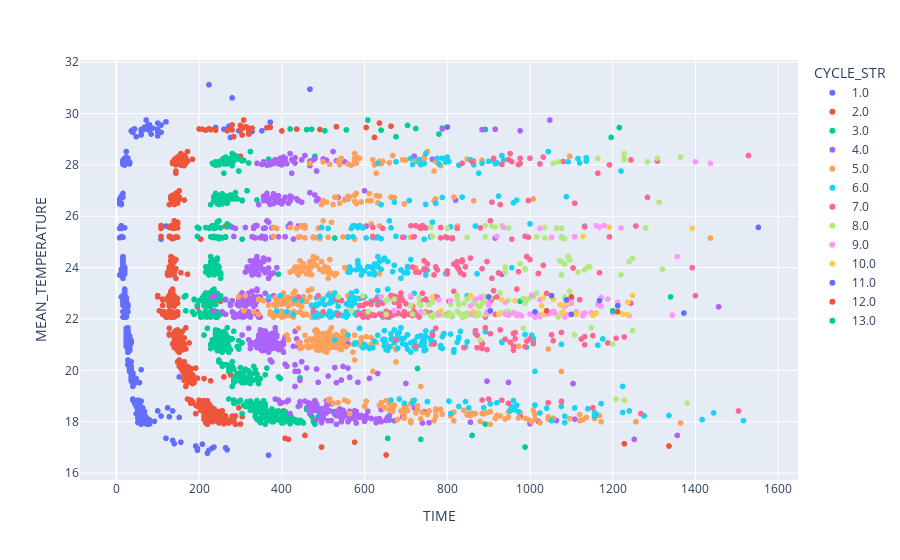

Notebook cell for this chart:
### Markdown cell above
# Visualize data before renumbering

### Code cell
px.scatter(peaks_row_1, x="TIME", y="MEAN_TEMPERATURE", color="CYCLE_STR")

### Figure 1 — Plotly figure (JSON) as saved in the notebook; plotly's stock layout.template omitted (floating-point values rounded to 4 significant figures; data arrays with more than 128 entries replaced by an {"elided": "..."} marker saying what was removed)
{"data": [{"hovertemplate": "CYCLE_STR=1.0<br>TIME=%{x}<br>MEAN_TEMPERATURE=%{y}<extra></extra>", "legendgroup": "1.0", "marker": {"color": "#636efa", "symbol": "circle"}, "mode": "markers", "name": "1.0", "showlegend": true, "type": "scattergl", "x": {"elided": "553 int values"}, "xaxis": "x", "y": {"elided": "553 float values"}, "yaxis": "y"}, {"hovertemplate": "CYCLE_STR=2.0<br>TIME=%{x}<br>MEAN_TEMPERATURE=%{y}<extra></extra>", "legendgroup": "2.0", "marker": {"color": "#EF553B", "symbol": "circle"}, "mode": "markers", "name": "2.0", "showlegend": true, "type": "scattergl", "x": {"elided": "616 int values"}, "xaxis": "x", "y": {"elided": "616 float values"}, "yaxis": "y"}, {"hovertemplate": "CYCLE_STR=3.0<br>TIME=%{x}<br>MEAN_TEMPERATURE=%{y}<extra></extra>", "legendgroup": "3.0", "marker": {"color": "#00cc96", "symbol": "circle"}, "mode": "markers", "name": "3.0", "showlegend": true, "type": "scattergl", "x": {"elided": "593 int values"}, "xaxis": "x", "y": {"elided": "593 float values"}, "yaxis": "y"}, {"hovertemplate": "CYCLE_STR=4.0<br>TIME=%{x}<br>MEAN_TEMPERATURE=%{y}<extra></extra>", "legendgroup": "4.0", "marker": {"color": "#ab63fa", "symbol": "circle"}, "mode": "markers", "name": "4.0", "showlegend": true, "type": "scattergl", "x": {"elided": "531 int values"}, "xaxis": "x", "y": {"elided": "531 float values"}, "yaxis": "y"}, {"hovertemplate": "CYCLE_STR=5.0<br>TIME=%{x}<br>MEAN_TEMPERATURE=%{y}<extra></extra>", "legendgroup": "5.0", "marker": {"color": "#FFA15A", "symbol": "circle"}, "mode": "markers", "name": "5.0", "showlegend": true, "type": "scattergl", "x": {"elided": "454 int values"}, "xaxis": "x", "y": {"elided": "454 float values"}, "yaxis": "y"}, {"hovertemplate": "CYCLE_STR=6.0<br>TIME=%{x}<br>MEAN_TEMPERATURE=%{y}<extra></extra>", "legendgroup": "6.0", "marker": {"color": "#19d3f3", "symbol": "circle"}, "mode": "markers", "name": "6.0", "showlegend": true, "type": "scattergl", "x": {"elided": "348 int values"}, "xaxis": "x", "y": {"elided": "348 float values"}, "yaxis": "y"}, {"hovertemplate": "CYCLE_STR=7.0<br>TIME=%{x}<br>MEAN_TEMPERATURE=%{y}<extra></extra>", "legendgroup": "7.0", "marker": {"color": "#FF6692", "symbol": "circle"}, "mode": "markers", "name": "7.0", "showlegend": true, "type": "scattergl", "x": {"elided": "229 int values"}, "xaxis": "x", "y": {"elided": "229 float values"}, "yaxis": "y"}, {"hovertemplate": "CYCLE_STR=8.0<br>TIME=%{x}<br>MEAN_TEMPERATURE=%{y}<extra></extra>", "legendgroup": "8.0", "marker": {"color": "#B6E880", "symbol": "circle"}, "mode": "markers", "name": "8.0", "showlegend": true, "type": "scattergl", "x": {"elided": "139 int values"}, "xaxis": "x", "y": {"elided": "139 float values"}, "yaxis": "y"}, {"hovertemplate": "CYCLE_STR=9.0<br>TIME=%{x}<br>MEAN_TEMPERATURE=%{y}<extra></extra>", "legendgroup": "9.0", "marker": {"color": "#FF97FF", "symbol": "circle"}, "mode": "markers", "name": "9.0", "showlegend": true, "type": "scattergl", "x": [1148, 940, 860, 1044, 1164, 736, 808, 1000, 1132, 1100, 976, 1092, 1092, 1052, 780, 672, 1084, 1344, 948, 880, 968, 1100, 900, 856, 960, 900, 1092, 1024, 900, 1128, 1200, 1188, 1128, 980, 1004, 1024, 1172, 1012, 1240, 1084, 1112, 1112, 1024, 1172, 1060, 868, 640, 1212, 1036, 1056, 940, 712, 780, 896, 900, 1088, 1356, 1108, 1052, 1220, 920, 1024, 936, 1160, 1180, 1180, 1168, 1436, 1400], "xaxis": "x", "y": [22.24, 22.19, 22.19, 22.2, 22.56, 22.28, 22.71, 22.19, 22.23, 22.61, 22.17, 22.7, 22.17, 22.24, 22.18, 22.32, 22.49, 22.15, 22.14, 22.83, 22.13, 22.73, 22.23, 22.51, 22.24, 22.53, 22.59, 22.13, 22.6, 22.12, 22.23, 22.77, 22.13, 22.12, 22.92, 22.08, 22.84, 22.08, 22.12, 22.08, 22.28, 22.21, 22.75, 22.49, 22.24, 22.77, 22.86, 22.65, 22.18, 22.3, 22.65, 22.91, 22.74, 22.28, 22.55, 22.73, 24.43, 25.2, 25.18, 25.54, 25.21, 25.53, 25.57, 25.63, 25.63, 25.64, 25.58, 28.06, 28.12], "yaxis": "y"}, {"hovertemplate": "CYCLE_STR=10.0<br>TIME=%{x}<br>MEAN_TEMPERATURE=%{y}<extra></extra>", "legendgroup": "10.0", "marker": {"color": "#FECB52", "symbol": "circle"}, "mode": "markers", "name": "10.0", "showlegend": true, "type": "scattergl", "x": [1112, 1032, 864, 964, 1224, 1236, 924, 784, 1152, 1032, 1076, 1028, 1160, 1076, 1088, 1248, 1056, 764, 1236, 856, 932, 1080, 1072, 1128, 1392, 1192], "xaxis": "x", "y": [22.19, 22.19, 22.28, 22.71, 22.19, 22.17, 22.18, 22.32, 22.14, 22.83, 22.23, 22.51, 22.24, 22.53, 22.6, 22.92, 22.77, 22.86, 22.65, 22.91, 22.74, 22.28, 22.55, 25.21, 25.53, 25.57], "yaxis": "y"}, {"hovertemplate": "CYCLE_STR=11.0<br>TIME=%{x}<br>MEAN_TEMPERATURE=%{y}<extra></extra>", "legendgroup": "11.0", "marker": {"color": "#636efa", "symbol": "circle"}, "mode": "markers", "name": "11.0", "showlegend": true, "type": "scattergl", "x": [1012, 1168, 1100, 904, 1372, 1212, 900, 1052, 1088, 1552], "xaxis": "x", "y": [22.28, 22.71, 22.18, 22.32, 22.23, 22.51, 22.86, 22.91, 22.74, 25.57], "yaxis": "y"}, {"hovertemplate": "CYCLE_STR=12.0<br>TIME=%{x}<br>MEAN_TEMPERATURE=%{y}<extra></extra>", "legendgroup": "12.0", "marker": {"color": "#EF553B", "symbol": "circle"}, "mode": "markers", "name": "12.0", "showlegend": true, "type": "scattergl", "x": [1212, 1040, 1100], "xaxis": "x", "y": [22.28, 22.32, 22.86], "yaxis": "y"}, {"hovertemplate": "CYCLE_STR=13.0<br>TIME=%{x}<br>MEAN_TEMPERATURE=%{y}<extra></extra>", "legendgroup": "13.0", "marker": {"color": "#00cc96", "symbol": "circle"}, "mode": "markers", "name": "13.0", "showlegend": true, "type": "scattergl", "x": [1200, 1340], "xaxis": "x", "y": [22.32, 22.86], "yaxis": "y"}], "layout": {"legend": {"title": {"text": "CYCLE_STR"}, "tracegroupgap": 0}, "margin": {"t": 60}, "xaxis": {"anchor": "y", "domain": [0, 1], "title": {"text": "TIME"}}, "yaxis": {"anchor": "x", "domain": [0, 1], "title": {"text": "MEAN_TEMPERATURE"}}}}
